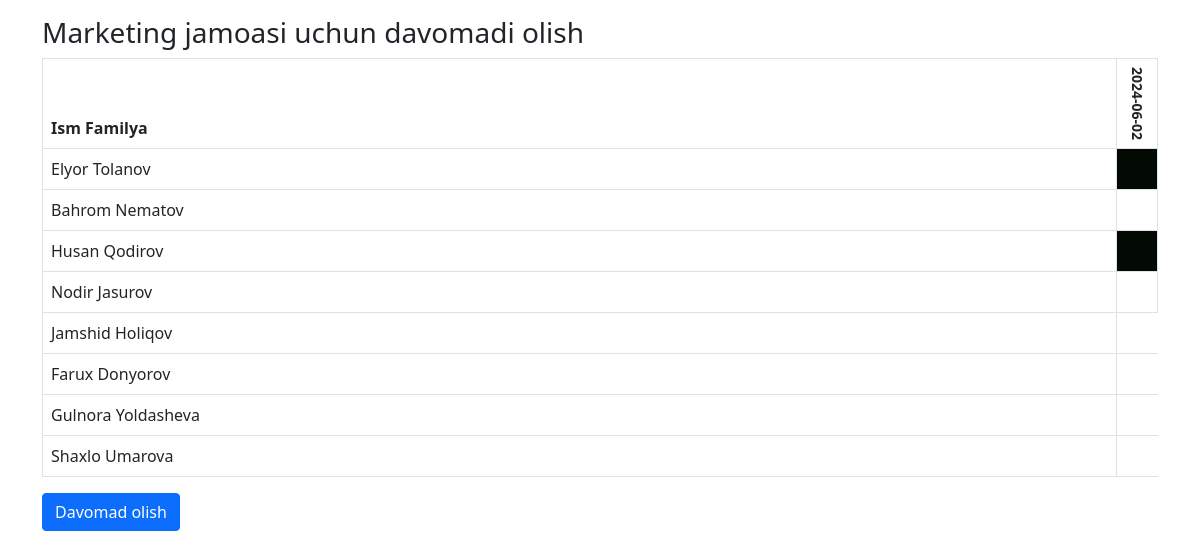
The page /1/attendance/ on the database its author committed.
### main/models.py (models this page shows, shortened)
class Team(models.Model):
    name = models.CharField(max_length=50)

class Mark(models.Model):
        attendance = models.ForeignKey(Attendance, on_delete=models.CASCADE, related_name="marks")
        worker = models.ForeignKey(Worker,on_delete=models.CASCADE, related_name="marks")
        is_attended = models.BooleanField(default=False)
        class Meta:
            unique_together = ['attendance', 'worker']

class Attendance(models.Model):
    team = models.ForeignKey(Team, on_delete=models.CASCADE, related_name="attendances")
    date = models.DateField()

class Worker(models.Model):
    first_name = models.CharField(max_length=50)
    last_name = models.CharField(max_length=50)
    position = models.CharField(max_length=70)
    team = models.ForeignKey(Team, on_delete=models.CASCADE,related_name="workers")

### main/views.py (the view)
# urls.py: path('<int:team_id>/attendance/',attendance_detail, name='detail'),
def attendance_detail(request, team_id):
    team = Team.objects.get(id=team_id)
    is_att_taken = True if Attendance.objects.filter(date=sana.today(),team=team) else False
    return render(request, "detail.html",{'team':team, "is_att_taken":is_att_taken})

### templates/detail.html (shortened to what this page needs)
{% extends "base.html"%}
{% block content %}
    {% now "Y-m-d" as today %}
    <div class="container mt-3">
        <div class=" mt-3">
            <h3 class="mt-3">{{team.name}} jamoasi uchun davomadi olish</h3>
            <table class="table table-bordered">
                <thead>
                  <tr>
                    <th scope="col">Ism Familya</th>
                    {% for mark in team.workers.first.marks.all %}
                    <th style="writing-mode: vertical-rl; text-orientation:mixed" >
                      {% if today == mark.attendance.date|date:"Y-m-d"%}
                      <small><a href="{% url 'update' mark.attendance.id %}">{{mark.attendance.date|date:"Y-m-d"}}</a></small>
                      {% else %}
                      <small>{{mark.attendance.date|date:"Y-m-d"}}</small></th>
                      {% endif %}
                  </tr>
                  {% endfor %}
                </thead>
                <tbody>
                    {% for worker in team.workers.all %}
                  <tr>
                    <td>{{worker.first_name}} {{worker.last_name}}</td>
                    {% for mark in worker.marks.all %}
                        {% if mark.is_attended %}
                            <td style="height: 5px; width: 5px;"></td>
                            {% else %}
                                <td style="height: 5px; width: 5px; background-color: rgb(3, 10, 3);"></td>
                            {% endif %}
                          {% endfor %}
                  </tr>
                  {% endfor %}
                </tbody>
              </table>
              {% if is_att__taken %}
              <a href="#" class="btn btn-danger" >Davomad olib bolingan.</a>
              {% else %}
                    <a class="btn btn-primary" href="{% url 'take' team.id %}">Davomad olish</a>
              {% endif %}
        </div>
    </div>
{% endblock content %}

### templates/base.html (shortened to what this page needs)
<!doctype html>
<html lang="en">
  <head>
    <link href="https://cdn.jsdelivr.net/npm/bootstrap@5.0.2/dist/css/bootstrap.min.css" rel="stylesheet">
  </head>
  <body>
    {% block content %}
    {% endblock content %}
  </body>
</html>

### rows shown on the page
Team: name "Marketing"
Mark: attendance "2024-06-02", is_attended False (drawn)
Worker: first_name "Elyor", last_name "Tolanov"
Worker: first_name "Bahrom", last_name "Nematov"
Mark: is_attended True (drawn)
Worker: first_name "Husan", last_name "Qodirov"
Mark: is_attended False (drawn)
Worker: first_name "Nodir", last_name "Jasurov"
Mark: is_attended True (drawn)
Worker: first_name "Jamshid", last_name "Holiqov"
Worker: first_name "Farux", last_name "Donyorov"
Worker: first_name "Gulnora", last_name "Yoldasheva"
Worker: first_name "Shaxlo", last_name "Umarova"
